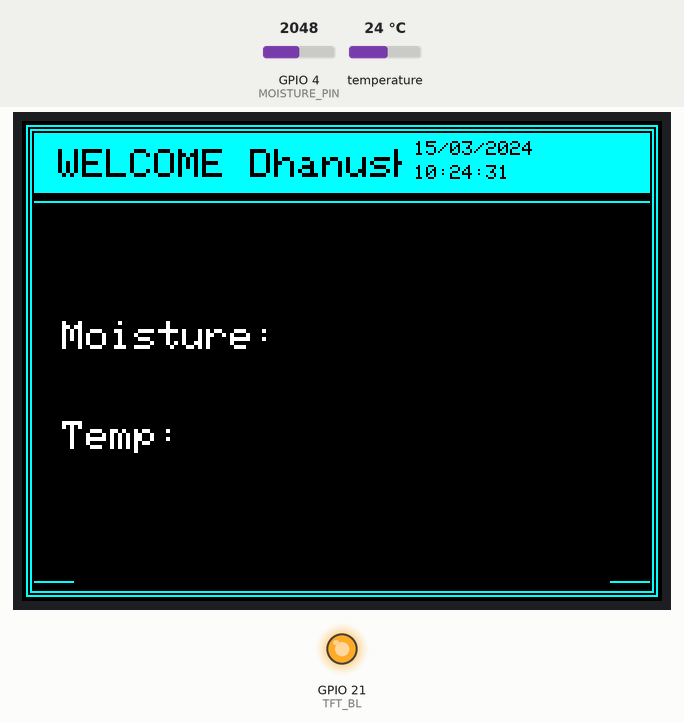
Recording of a sketch running on a simulated ESP32. Parts: 320×240 colour display, output pins drawn as LEDs (lit = HIGH). Inputs (shaded band) come from the test bench; at power-on: temperature 24 °C, GPIO 4 (MOISTURE_PIN) = 2048. The local clock reads 2024-03-15 10:24:30 at power-on unless the sketch sets it; what the sketch prints to the serial monitor is not drawn.

Above: at 1.6 s.
1.7 s: temperature set to 12 °C
At 2.8 s:
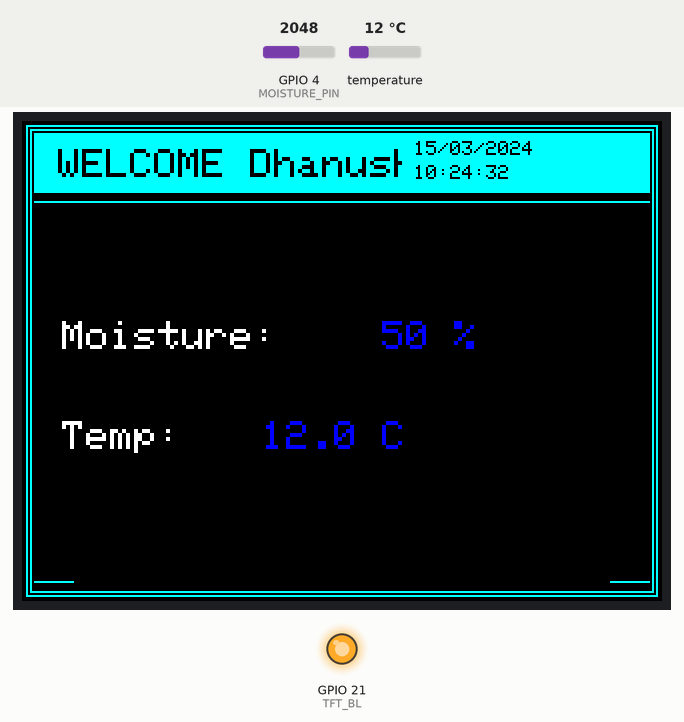
5.9 s: GPIO 4 (MOISTURE_PIN) set to 2866
At 7.8 s:
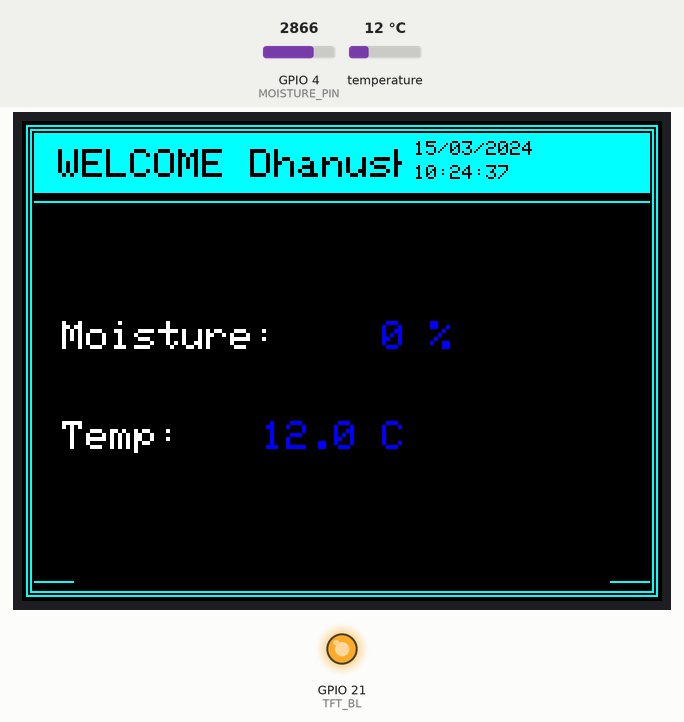
8.5 s: temperature set to 19 °C
10.5 s: GPIO 4 (MOISTURE_PIN) set to 2047
At 12.8 s:
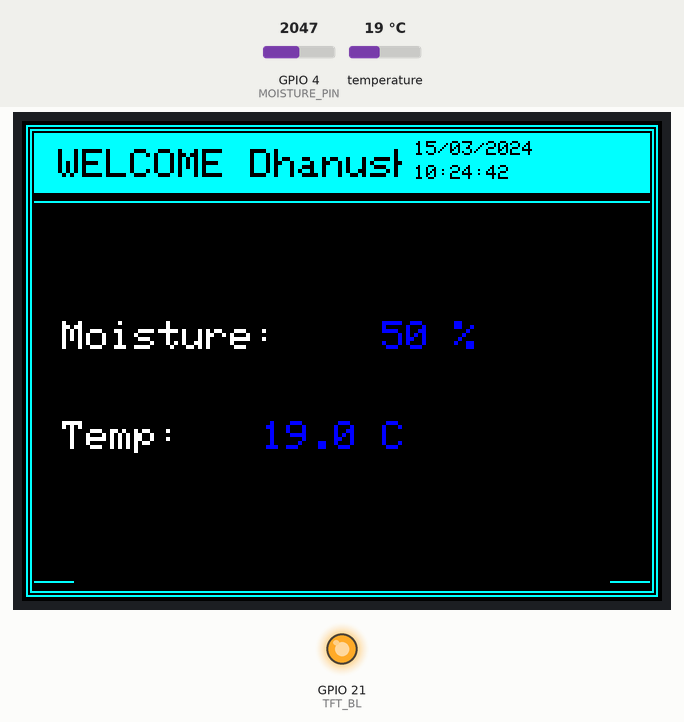
13.5 s: temperature set to 28 °C
At 14.8 s:
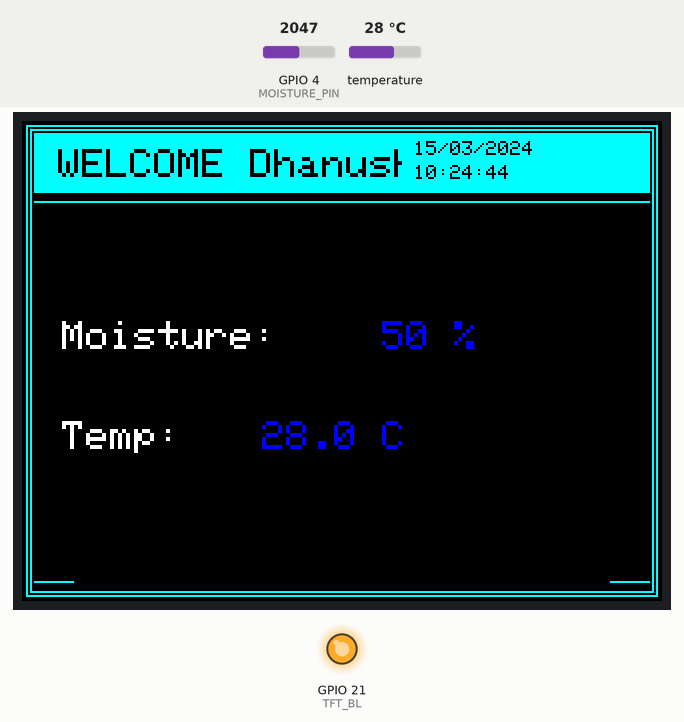
15.5 s: GPIO 4 (MOISTURE_PIN) set to 1228
At 17.3 s:
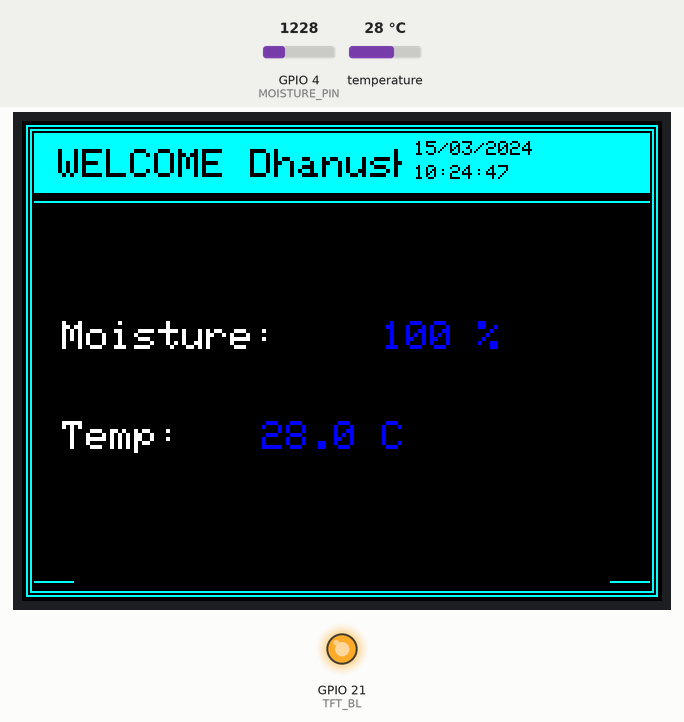
Timing chart, 0 to 18.8 s (numbered marks = the images above; inputs shaded):
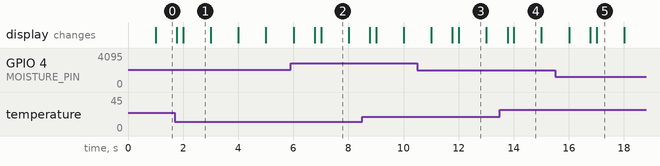

The sketch:

VERMICOMPOST_WITHOUT_PH.ino
```cpp
#include <Adafruit_GFX.h>
#include <Adafruit_ST7789.h>
#include <SPI.h>
#include <Wire.h>
#include <RTClib.h>
#include <OneWire.h>
#include <DallasTemperature.h>

// ---------- Display (SPI) ----------
#define TFT_SCLK  8    // D8
#define TFT_MOSI  10   // D10
#define TFT_CS    5    // D2
#define TFT_DC    3    // D1
#define TFT_RST   20    // D3
#define TFT_BL    21   // D6

// ---------- I2C (RTC) ----------
#define I2C_SDA   6    // D4
#define I2C_SCL   7    // D5

// ---------- Sensors ----------
#define MOISTURE_PIN     4    // D0 - capacitive soil moisture (analog)
#define ONE_WIRE_BUS     9   // D7 - DS18B20 (digital, one-wire)

// Calibration for capacitive moisture sensor
#define MOISTURE_AIR_VALUE   2800   // raw ADC value in dry air  -> 0%
#define MOISTURE_WATER_VALUE 1300   // raw ADC value in water    -> 100%

Adafruit_ST7789 tft = Adafruit_ST7789(TFT_CS, TFT_DC, TFT_RST);
RTC_DS3231 rtc;

OneWire oneWire(ONE_WIRE_BUS);
DallasTemperature sensors(&oneWire);

// Colors
#define COL_BG      ST77XX_BLACK
#define COL_FRAME   ST77XX_CYAN
#define COL_LABEL   ST77XX_WHITE
#define COL_VALUE   0x001F   // pure blue (RGB565)

unsigned long lastUpdate = 0;
const unsigned long UPDATE_INTERVAL = 1000;

void drawStaticUI() {
  tft.fillScreen(COL_BG);

  // Outer decorative frame
  tft.drawRect(2, 2, 316, 236, COL_FRAME);
  tft.drawRect(4, 4, 312, 232, COL_FRAME);

  // Title bar
  tft.fillRect(6, 6, 308, 30, COL_FRAME);
  tft.setTextColor(COL_BG);
  tft.setTextSize(2);
  tft.setCursor(18, 14);
  tft.print("WELCOME Dhanush");

  // Divider line under title
  tft.drawFastHLine(6, 40, 308, COL_FRAME);

  // Labels
  tft.setTextSize(2);
  tft.setTextColor(COL_LABEL);
  tft.setCursor(20, 100);
  tft.print("Moisture:");

  tft.setCursor(20, 150);
  tft.print("Temp:");

  // Small decorative corner ticks
  tft.drawFastHLine(6, 230, 20, COL_FRAME);
  tft.drawFastHLine(294, 230, 20, COL_FRAME);
}

void updateDateTime() {
  DateTime now = rtc.now();
  char buf[16];
  snprintf(buf, sizeof(buf), "%02d:%02d:%02d", now.hour(), now.minute(), now.second());
  char dbuf[16];
  snprintf(dbuf, sizeof(dbuf), "%02d/%02d/%04d", now.day(), now.month(), now.year());

  // Clear top-right area (inside title bar) before redrawing
  tft.fillRect(190, 8, 110, 26, COL_FRAME);
  tft.setTextColor(COL_BG);
  tft.setTextSize(1);
  tft.setCursor(196, 10);
  tft.print(dbuf);
  tft.setCursor(196, 22);
  tft.print(buf);
}

float readMoisturePercent() {
  int raw = analogRead(MOISTURE_PIN);
  raw = constrain(raw, MOISTURE_WATER_VALUE, MOISTURE_AIR_VALUE);
  int pct = map(raw, MOISTURE_AIR_VALUE, MOISTURE_WATER_VALUE, 0, 100);
  return pct;
}

float readTemperatureC() {
  sensors.requestTemperatures();
  return sensors.getTempCByIndex(0);
}

void setup() {
  Serial.begin(115200);

  pinMode(TFT_BL, OUTPUT);
  digitalWrite(TFT_BL, HIGH);

  SPI.begin(TFT_SCLK, -1, TFT_MOSI, TFT_CS);
  tft.init(240, 320);
  tft.setRotation(1);

  Wire.begin(I2C_SDA, I2C_SCL);
  if (!rtc.begin()) {
    Serial.println("RTC not found!");
  }
  //rtc.adjust(DateTime(2026, 7, 23, 11, 45, 30)); // uncomment once to set time, then re-comment

  sensors.begin();

  drawStaticUI();
  Serial.println("Setup done.");
}

void loop() {
  if (millis() - lastUpdate >= UPDATE_INTERVAL) {
    lastUpdate = millis();

    updateDateTime();

    float moisturePct = readMoisturePercent();
    float tempC = readTemperatureC();

    // Moisture value
    tft.fillRect(180, 95, 100, 24, COL_BG);
    tft.setTextSize(2);
    tft.setTextColor(COL_VALUE);
    tft.setCursor(180, 100);
    tft.print(moisturePct, 0);
    tft.print(" %");

    // Temperature value
    tft.fillRect(120, 145, 120, 24, COL_BG);
    tft.setTextColor(COL_VALUE);
    tft.setCursor(120, 150);
    tft.print(tempC, 1);
    tft.print(" C");

    Serial.print("Moisture: "); Serial.print(moisturePct);
    Serial.print(" %  Temp: "); Serial.print(tempC);
    Serial.println(" C");
  }
}
```
